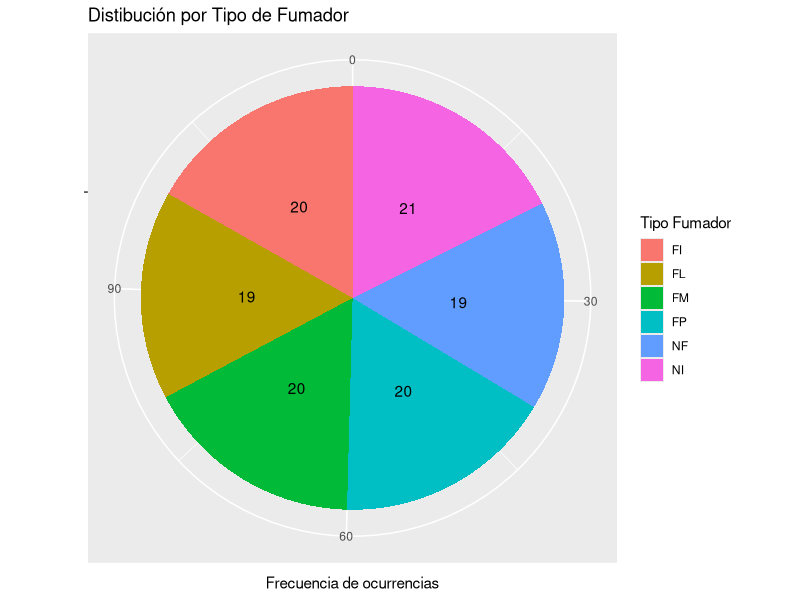
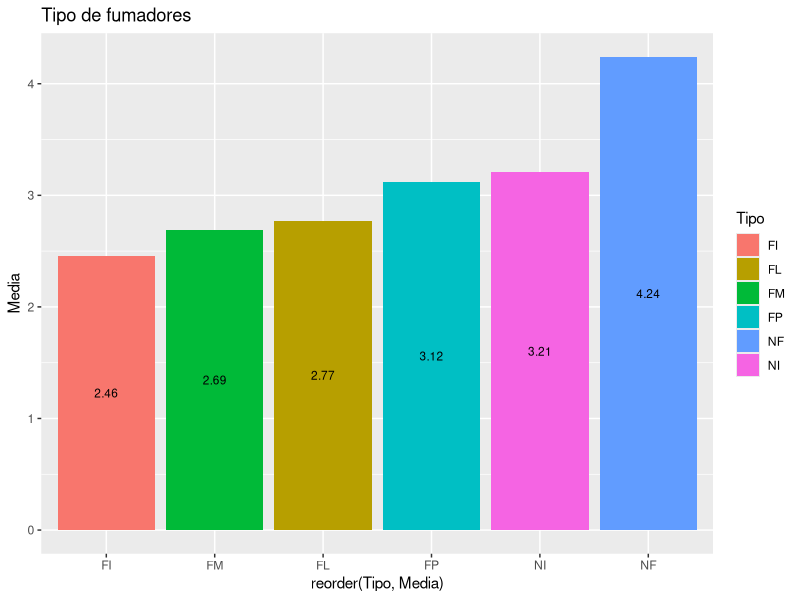
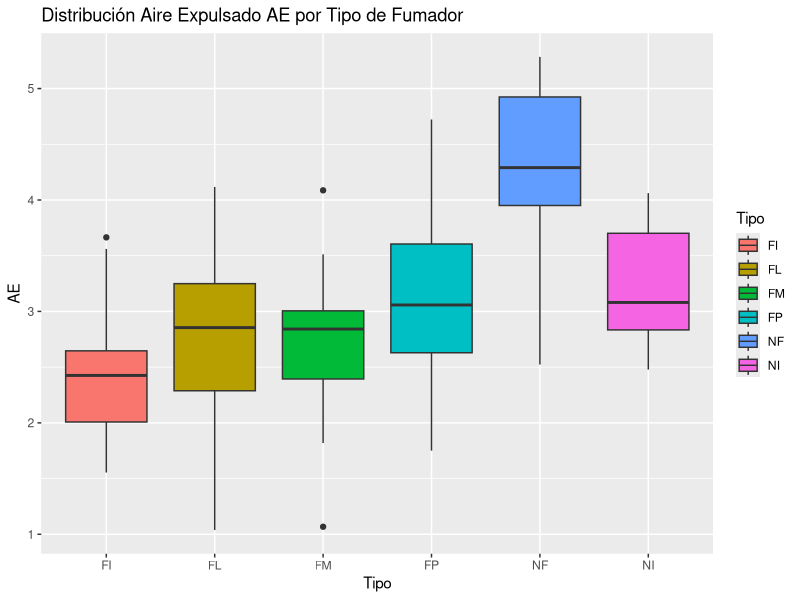

Source code (R) for these figures, in order:
## ---- chunk 1
knitr::opts_chunk$set(echo = TRUE)
## ---- chunk 2
library(knitr)
## ---- chunk 3
df <- read.csv("data/Fumadores.csv")
head(df)
## ---- chunk 4
# Buscando por valores NA
print(unlist(lapply(df, function(x) any(is.na(x)))))

# Reunindo los tipos de variables e imprimindo
res <- sapply(df, class)
kable(data.frame(variables=names(res),clase=as.vector(res)))

summary(df) # se nota (Other) en Tipo, deberíamos tener solo 6 categorías

unique(df$Tipo) # Claramente el problema ha sido detectado - 2 letras minusculas
df <- as.data.frame(sapply(df, toupper))
# Aunque va enseñar solo 2 decimales, R mantiene el número como él era inicialmente
df$AE <- as.numeric(as.character(df$AE))

print(head(df$AE))
str(df)
## ---- chunk 5
kable(summary(df)[,1], # 1 posicion AE
      digits=2, align='l', caption="Estadística descriptiva de la variable AE", col.names = "AE")
## ---- chunk 6
library(ggplot2) # ggplot
category <-  as.data.frame(table(df$Tipo))
category
p <- ggplot(category, aes(x = '', y = Freq, fill = factor(Var1)) ) + geom_bar(width = 1,stat="identity") + coord_polar(theta = "y") +
geom_text(aes(label = Freq), position = position_stack(vjust = 0.5)) + ggtitle("Distibución por Tipo de Fumador")

p + labs(fill = "Tipo Fumador", x ="", y = "Frecuencia de ocurrencias")
###### - distribucion ended ####################

r2 <- setNames(aggregate(df[, c("AE")], list(df$Tipo), mean), c("Tipo", "Media"))
r2 <- r2[order(r2$Media),]
r2

barp <- ggplot(r2, aes(x= reorder(Tipo, Media), y=Media, fill=Tipo, label = format(round(Media, 2), nsmall = 2))) + geom_bar(stat="identity")
barp + ggtitle("Tipo de fumadores") + geom_text(size = 3, position = position_stack(vjust = 0.5))
###### - media por tipo de fumador ended ####################

bp <- ggplot(df, aes(x=Tipo, y=AE, fill=Tipo)) + geom_boxplot()
bp + ggtitle("Distribución Aire Expulsado AE por Tipo de Fumador")
## ---- chunk 7
n <- length(df$AE)
m <- mean(df$AE)

conf.level <- 0.95
z <- qt((1+conf.level)/2, df=n-1)
se <- sd(df$AE)/sqrt(n)
ci <- z * se

range_min <- m - ci
range_max <- m + ci

print(paste("Intervalo de confianza: ", range_min, " hasta ", range_max))

# Confirmando el valor
confirm <- t.test(df$AE, mu=5.0, conf.level = conf.level)
confirm$conf.int
## ---- chunk 8
nrow(df)
no_fumadores <- subset(df, df$Tipo =="NF" | df$Tipo == "FI") # NF - No Fumadores / FP - Fumadores pasivos
fumadores <- subset(df, df$Tipo !="NF" & df$Tipo != "FI")
head(no_fumadores)
tail(no_fumadores)
head(fumadores)
tail(fumadores)

n1 <- length( no_fumadores$AE)
n2 <- length( fumadores$AE)
n1
n2

s1 <- sd( no_fumadores$AE )
s2 <-sd ( fumadores$AE )
s1
s2
## ---- chunk 9
mean1 <- mean( no_fumadores$AE )
mean2 <- mean( fumadores$AE )
mean1
mean2

S <- sqrt( s1^2/n1 + s2^2/n2)
zobs <- (mean1-mean2)/ S
zobs

alfa <- 1-0.95
zcritical <- qnorm( alfa, lower.tail=FALSE )
zcritical

pvalue <- pnorm( abs(zobs), lower.tail=FALSE )
pvalue
